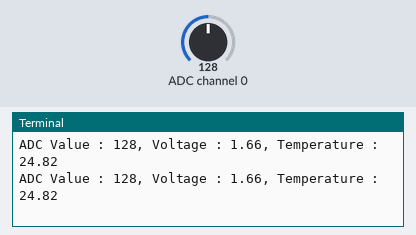
Recording of a program running on a simulated Raspberry Pi (BCM pin numbers). Parts: the last lines printed to the terminal. The test bench sets the inputs (shaded band); at power-on: ADC channel 0 = 128 (analog values on the 0–255 scale).

Above: at 1.2 s.
1.3 s: ADC channel 0 set to 178
At 2.0 s:
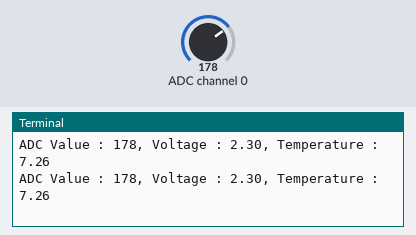
2.8 s: ADC channel 0 set to 224
At 3.3 s:
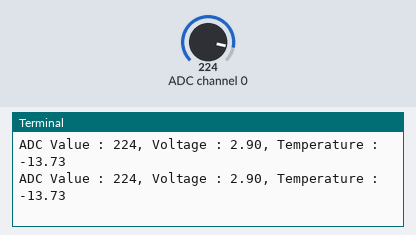
Timing chart, 0 to 5.8 s (numbered marks = the images above; inputs shaded):
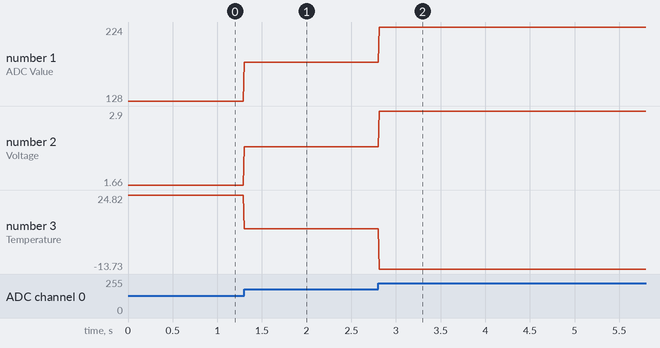

Measured:
- after the input at 1.3 s, the terminal: prints a new line at once (image 1)
- after the input at 2.8 s, the terminal: prints a new line at once (image 2)
- plotted number 1: 128 → 178 after the input at 1.3 s, 178 → 224 after the input at 2.8 s
- plotted number 2: 1.66 → 2.3 after the input at 1.3 s, 2.3 → 2.9 after the input at 2.8 s
- plotted number 3: 24.82 → 7.26 after the input at 1.3 s, 7.26 → -13.73 after the input at 2.8 s

The program:

2.2.2_Thermistor.py
```python
#!/usr/bin/env python3

import RPi.GPIO as GPIO
import time
import math
from ADCDevice import *

adc = ADCDevice() # Define an ADCDevice class object

def setup():
    global adc
    if(adc.detectI2C(0x48)): # Detect the ads7830
        adc = ADS7830()
    else:
        print("No correct I2C address found, \n"
        "Please use command 'i2cdetect -y 1' to check the I2C address! \n"
        "Program Exit. \n");
        exit(-1)

def loop():
    while True:
        value = adc.analogRead(0)        # read ADC value A0 pin
        voltage = value / 255.0 * 3.3        # calculate voltage
        Rt = 10 * voltage / (3.3 - voltage)    # calculate resistance value of thermistor
        tempK = 1/(1/(273.15 + 25) + math.log(Rt/10)/3950.0) # calculate temperature (Kelvin)
        tempC = tempK -273.15        # calculate temperature (Celsius)
        print ('ADC Value : %d, Voltage : %.2f, Temperature : %.2f'%(value,voltage,tempC))
        time.sleep(0.01)

def destroy():
    adc.close()
    GPIO.cleanup()

if __name__ == '__main__':  # Program entrance
    print ('Program is starting ... ')
    setup()
    try:
        loop()
    except KeyboardInterrupt: # Press ctrl-c to end the program.
        destroy()
```

ADCDevice.py
```python
#!/usr/bin/env python3

import smbus

class ADCDevice(object):
    def __init__(self):
        self.cmd = 0
        self.address = 0
        self.bus=smbus.SMBus(1)
        # print("ADCDevice init")

    def detectI2C(self,addr):
        try:
            self.bus.write_byte(addr,0)
            print("Found device in address 0x%x"%(addr))
            return True
        except:
            print("Not found device in address 0x%x"%(addr))
            return False

    def close(self):
        self.bus.close()


class ADS7830(ADCDevice):
    def __init__(self):
        super(ADS7830, self).__init__()
        self.cmd = 0x84
        self.address = 0x48 # 0x48 is the default i2c address for ADS7830 Module.

    def analogRead(self, chn): # ADS7830 has 8 ADC input pins, chn:0,1,2,3,4,5,6,7
        value = self.bus.read_byte_data(self.address, self.cmd|(((chn<<2 | chn>>1)&0x07)<<4))
        return value
```
